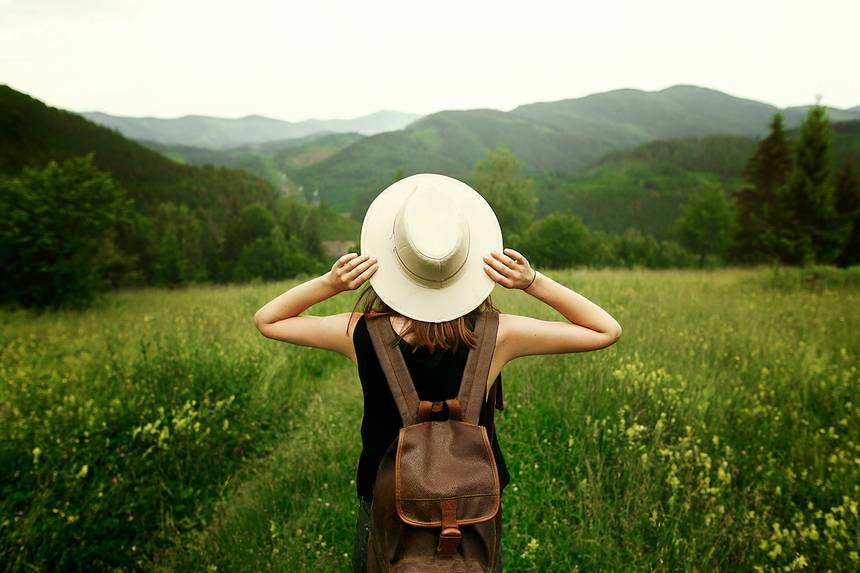
#> input picture SpongeImg/Nature.jpg, 860 x 573 px, found by its file name
$ python BasicOperations.py
#> lines starting #> are read from the running program, lines starting #| are printed output that depends on the picture; after the words box and inside, x2 and y2 are one past the last pixel; in counts of white or black regions, pixels touching at a corner belong together
import cv2
import numpy as np
from matplotlib import pyplot as plt

img=cv2.imread('C:\\Users\\USER\\Desktop\\AirDraw\\SpongeImg\\Nature.jpg')#instances of letters like \U and \N can
#> img is the input picture: shape (573, 860, 3); mean B, G, R 80, 121.3, 112.7
#be mistaken for unicode escapes.to avoid it we can put an r before the string to make it raw,or put double slashes

#accessing pixels
px=img[100,100]#row and collumn coordinates
#> px = [240, 254, 252]
print (px)#for BGR image it returns an array of [Blue Green Red] values.for grayscale just corresponding intensity is returned
#| [240 254 252]

#accessing only blue pixel
blue=img[100,100,0]
#> blue = 240
print (blue)
#| 240
#we can modify their values the same way
img[100,100]=[255,255,255]
#> img: shape (573, 860, 3); under 0.01% of pixels changed, all inside (x1, y1, x2, y2) = (100, 100, 101, 101)
print (img[100,100])
#| [255 255 255]

#better pixel accessing method:

# accessing RED value
img.item(10,10,2)


# modifying RED value
img.itemset((10,10,2),100)
#> img: shape (573, 860, 3); mean B, G, R 80, 121.3, 112.7
img.item(10,10,2)

#accessing image shape.function returns a tuple of number of rows,columns,and channels(if image is in color)
#also a great way to check if the image is color or grayscale
print(img.size)
#| 1478340

#image dataType,img.dtype is very important while debugging because a large number of errors in OpenCV-Python code
# is caused by invalid datatype.
print(img.dtype)
#| uint8

#Image ROI(region of image)
hat=img[280:340, 330:390]#cloning and moving a part of the picture
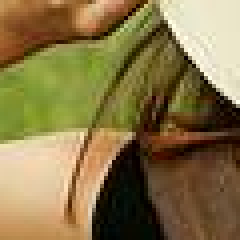
#> hat: shape (60, 60, 3) (shown 4 times larger); mean B, G, R 71.1, 116, 134.3
img[273:333, 100:160]=hat
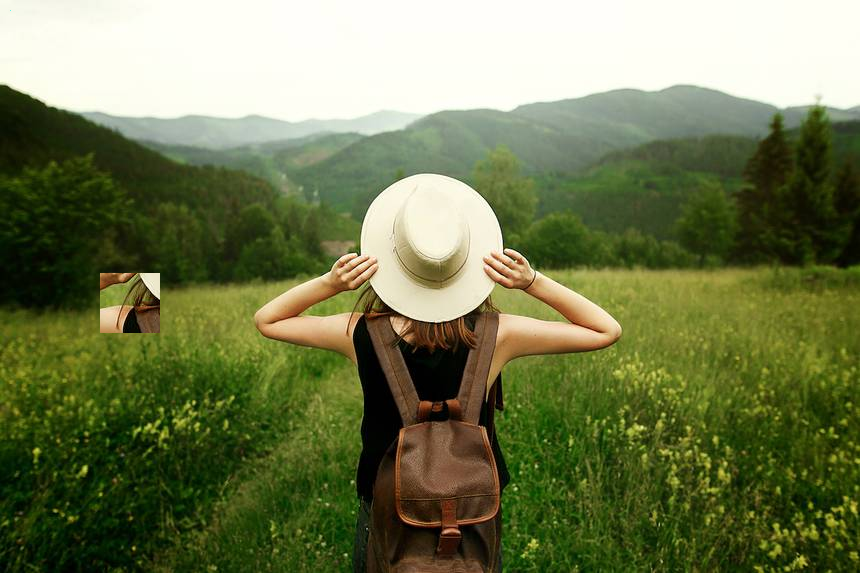
#> img: shape (573, 860, 3); mean B, G, R 80.4, 121.5, 113.1

#Splitting and merging image channels
b, g, r = cv2.split(img)
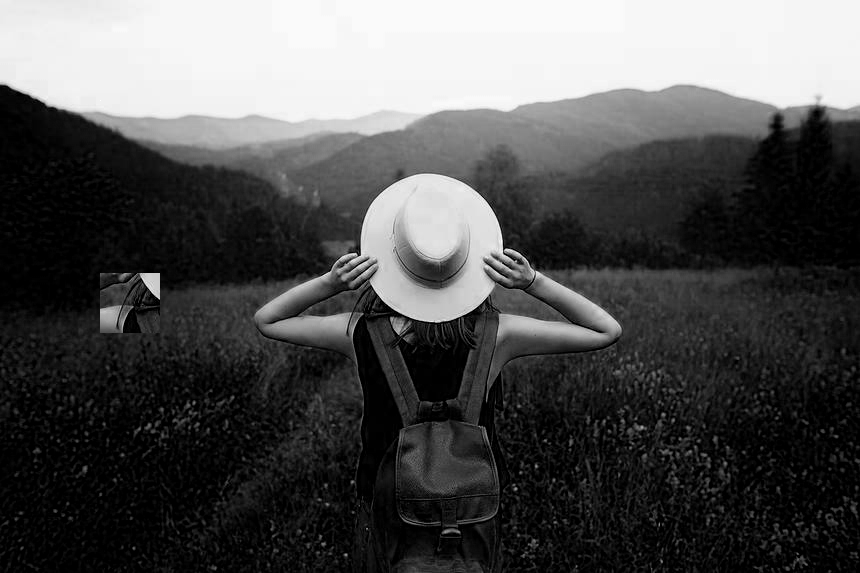
#> b: shape (573, 860); min 0, max 255, mean 80.4
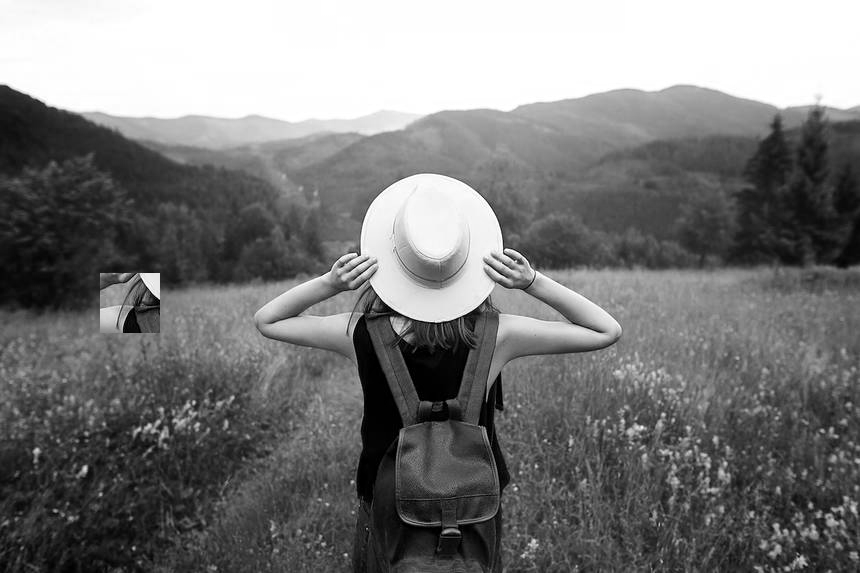
#> g: shape (573, 860); min 0, max 255, mean 121.5
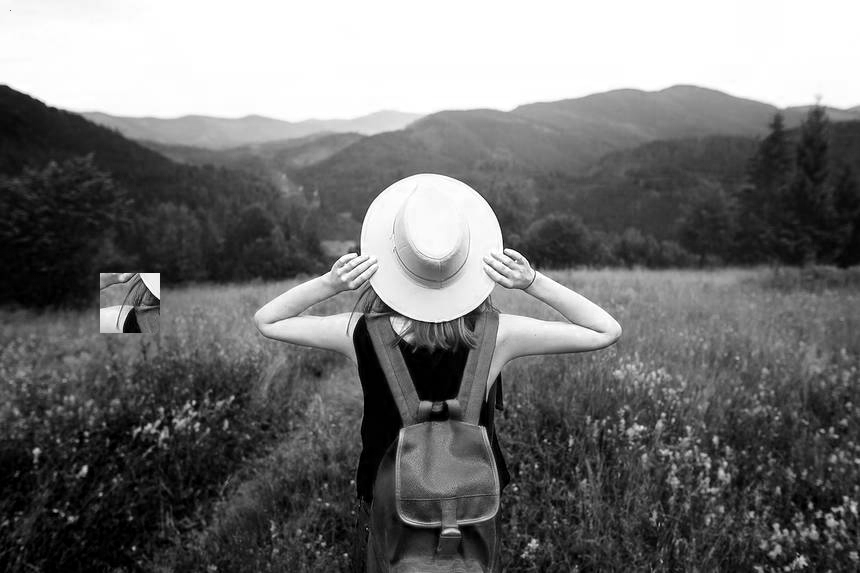
#> r: shape (573, 860); min 0, max 255, mean 113.1
img = cv2.merge((b,g,r))
#or
b = img[:,:,0]
#make all red pixels zero using nympy indexing
img[:,:,2] = 0
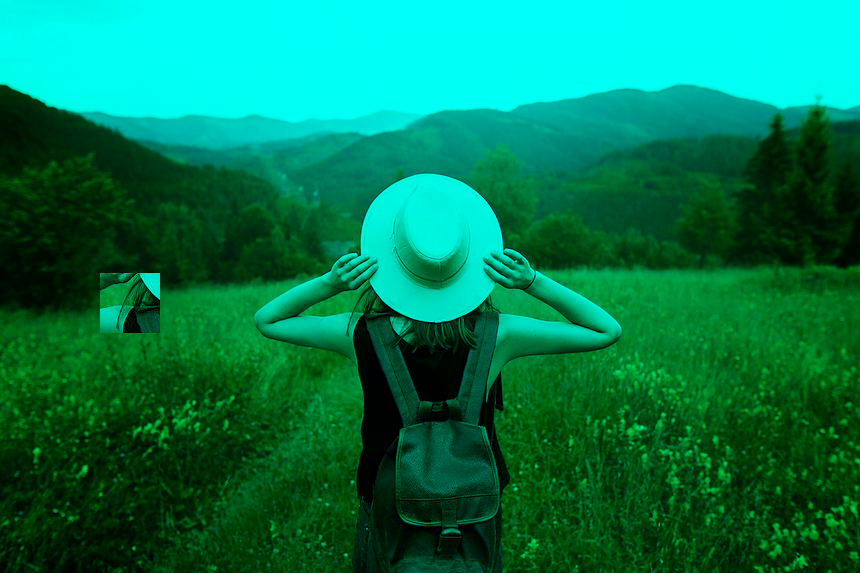
#> img: shape (573, 860, 3); mean B, G, R 80.4, 121.5, 0

#making a border for images
img1 = cv2.imread('C:\\Users\\USER\\Desktop\\AirDraw\\SpongeImg\\opencv_logo.png')

BLUE=[255,0,0]

replicate = cv2.copyMakeBorder(img1,80,80,80,80,cv2.BORDER_REPLICATE)
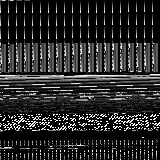
#> replicate: shape (160, 160); min 0, max 255, mean 41.6
#> (the run stopped early here; a loop or call above may not have finished)
